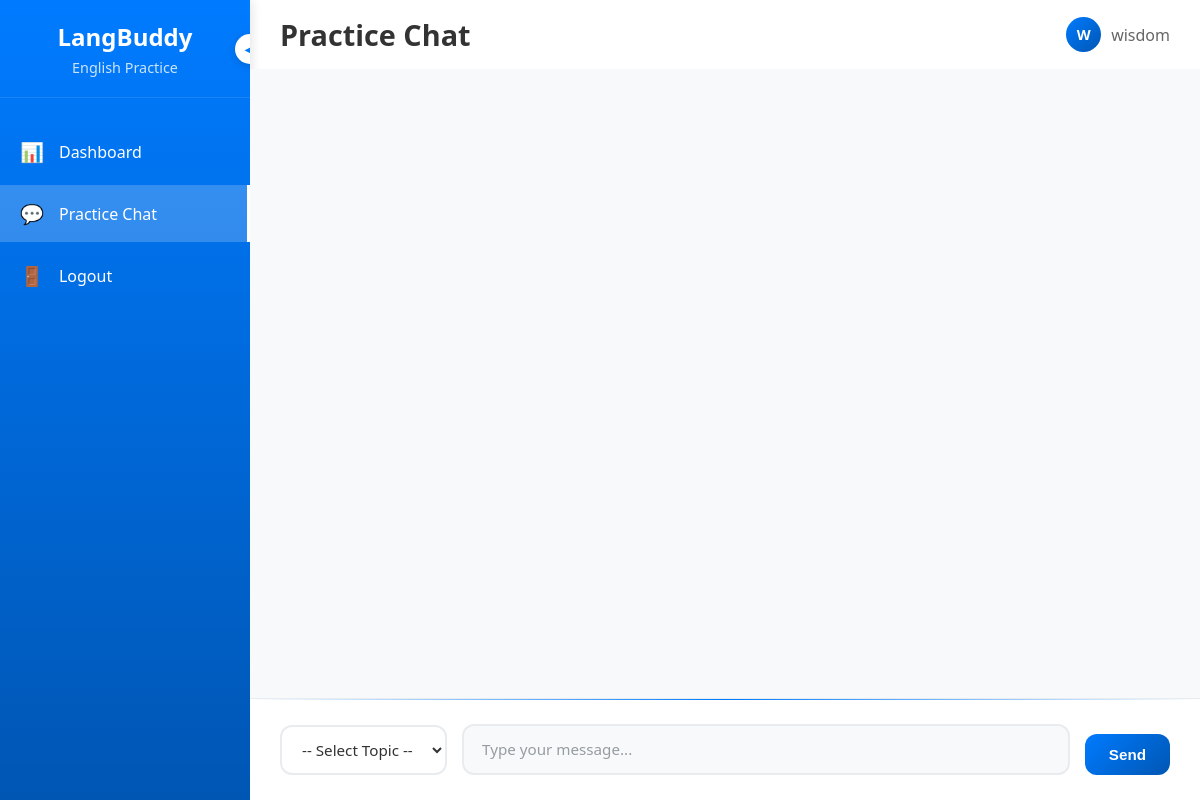
Page /chat/ (signed in) on the earlier database version.
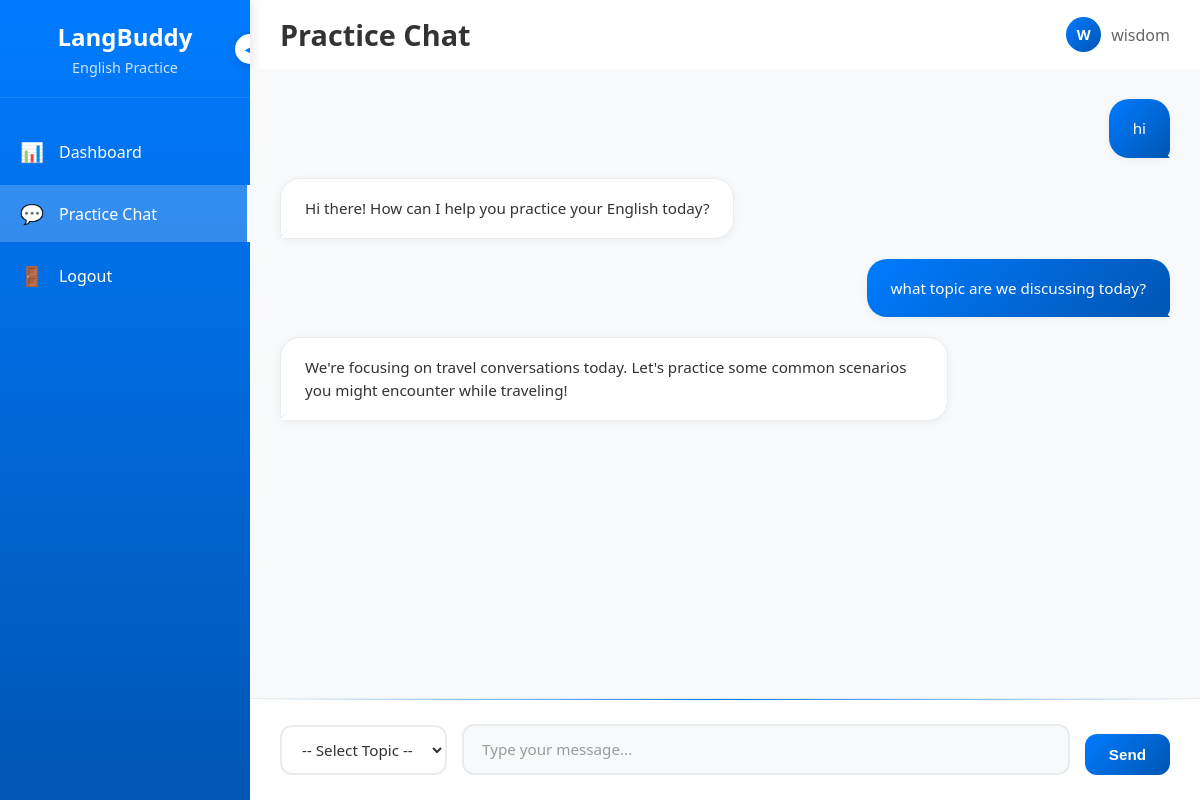
Same page on the later database version.
### chatbot/models.py (models this page shows, shortened)
class Conversation(models.Model):
    CATEGORY_TOPICS = [
        ('travel', 'Travel'),
        ('business', 'Business'),
        ('academic', 'Academic'),
        ('conversational', 'Conversational')
    ]
    user = models.ForeignKey(User, on_delete=models.CASCADE, null=True, blank=True)
    user_message = models.TextField()
    ai_reply = models.TextField()
    created_at = models.DateTimeField(auto_now_add=True)
    topics = models.CharField(max_length=20, choices=CATEGORY_TOPICS, null=True, blank=True)

### chatbot/views.py (the view)
# urls.py: path('chat/', views.chat_view, name="chat_view"),
@login_required
def chat_view(request):
    selected_topic = request.session.get("selected_topic")
    if selected_topic:
        chats = Conversation.objects.filter(
            user=request.user,
            topics=selected_topic
        ).order_by('-created_at')[:10]
    else:
        chats = Conversation.objects.filter(
            user=request.user
            ).order_by('-created_at')[:10]
    chats = chats[::-1]
    return render(request, 'chat.html', {
        "chats": chats,
        "topics": selected_topic
        })

### chatbot/templates/chat.html (shortened to what this page needs)
{% load static %}
<!DOCTYPE html>
<html lang="en">
<head>
    <link rel="stylesheet" href="{% static 'assets/css/chat.css' %}">
</head>
<body>
    <div class="app-container">
        <nav class="sidebar" id="sidebar">
            <div class="sidebar-header">
                <button class="toggle-btn" onclick="toggleSidebar()">
                    <span id="toggle-icon">◀</span>
                </button>
                <h2 class="app-title">LangBuddy</h2>
                <p class="app-subtitle">English Practice</p>
            </div>
            <ul class="nav-menu">
                <li class="nav-item">
                    <a href="{% url 'dashboard' %}" class="nav-link">
                        <span class="nav-icon">📊</span>
                        <span class="nav-text">Dashboard</span>
                    </a>
                </li>
                <li class="nav-item">
                    <a href="#" class="nav-link active">
                        <span class="nav-icon">💬</span>
                        <span class="nav-text">Practice Chat</span>
                    </a>
                </li>
                <li class="nav-item">
                    <a href="#" class="nav-link" onclick="document.getElementById('logout-form').submit(); return false;">
                        <span class="nav-icon">🚪</span>
                        <span class="nav-text">Logout</span>
                    </a>
                </li>
            </ul>
        </nav>
        <main class="main-content">
            <header class="top-header">
                <div class="header-left">
                    <h1 class="page-title">Practice Chat</h1>
                </div>
                <div class="user-info">
                    <div class="user-avatar">{{ user.username.0|upper }}</div>
                    <span>{{ user.username }}</span>
                </div>
            </header>
            <div class="chat-container">
                <div id="chat-box" class="chat-box">
                    {% for chat in chats %}
                        <div class="message user">{{ chat.user_message }}</div>
                        <div class="message ai">{{ chat.ai_reply }}</div>
                    {% endfor %}
                </div>
                <form id="chat-form" class="chat-form">
                    <select id="topic-select" name="topics" required>
                        <option value="" disabled {% if not topics %}selected{% endif %}>-- Select Topic --</option>
                    </select>
                    <textarea id="chat-message" placeholder="Type your message..." rows="1" required></textarea>
                    <button id="send-btn" type="submit" disabled>Send</button>
                </form>
            </div>
        </main>
    </div>
</body>
</html>

Differences in the rows shown:
added Conversation: user_message "hi", ai_reply "Hi there! How can I help you practice your English today?"
added Conversation: user_message "what topic are we discussing today?", ai_reply "We're focusing on travel conversations today. Let's practice some common scenarios you might encounter while traveling!"
